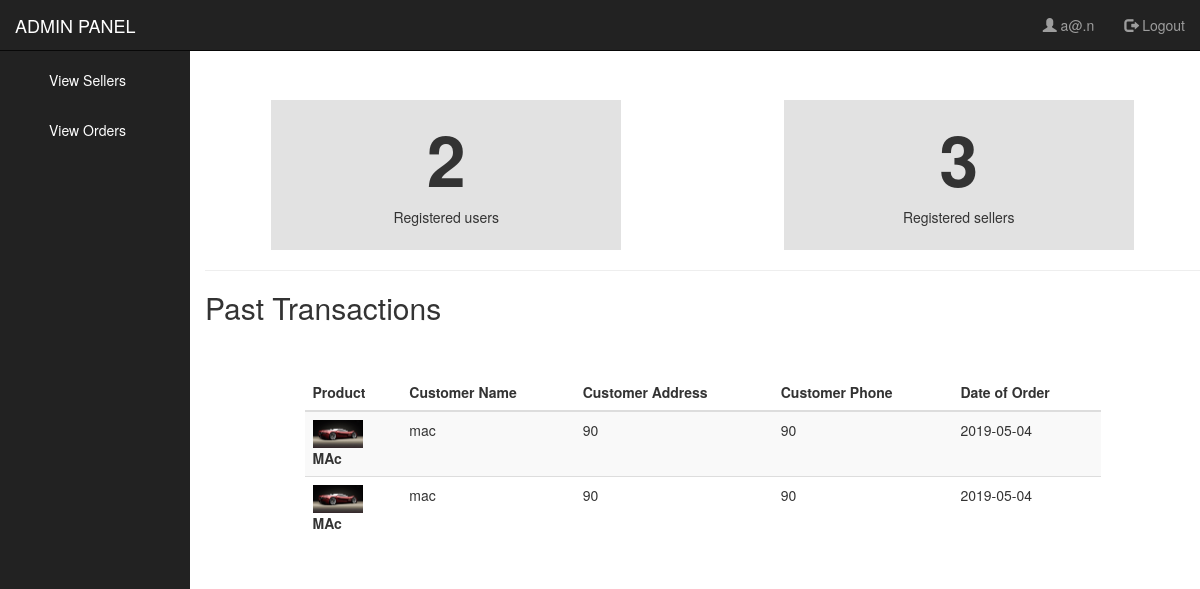
The page /admin_portal.php (signed in) on the database its author committed.
### tables this page shows
CREATE TABLE `transaction` (
  `tid` int(11) NOT NULL,
  `mid` int(11) NOT NULL,
  `pid` int(11) NOT NULL,
  `orderid` varchar(50) NOT NULL,
  `transaction_id` varchar(50) NOT NULL,
  `name` varchar(30) NOT NULL,
  `quantity` int(11) NOT NULL,
  `address` varchar(1000) NOT NULL,
  `zipcode` int(6) NOT NULL,
  `phone` int(11) NOT NULL,
  `date` date NOT NULL,
  `status` varchar(2) NOT NULL
);

CREATE TABLE `products` (
  `pid` int(11) NOT NULL,
  `name` varchar(100) NOT NULL,
  `photo` varchar(100) NOT NULL,
  `price` int(11) NOT NULL,
  `seller` int(11) NOT NULL,
  `quantity` int(11) NOT NULL,
  `discount` int(11) NOT NULL,
  `category` text NOT NULL,
  `info` text NOT NULL
);

### admin_portal.php (the view, shortened to what this page needs)
<!DOCTYPE html>
<html lang="en">
<head>
<link href="css/bootstrap.css" rel="stylesheet" type="text/css" media="all" />
<link href="css/fasthover.css" rel="stylesheet" type="text/css" media="all" />
<link href="css/popuo-box.css" rel="stylesheet" type="text/css" media="all" />
</head>
<body>
<div class="login-form">
    <?php
        if(isset($_SESSION["mid"]) && $_SESSION["type"] == "A"){
            $id = $_SESSION["mid"];
            $query = mysql_query("select * from admin where mid=$id");
            $temp_users = mysql_query("select count(1) from customer");
            $u = mysql_fetch_array($temp_users);
            $users = $u[0];
            $temp_seller = mysql_query("select count(1) from seller");
            $s = mysql_fetch_array($temp_seller);
            $sellers = $s[0];
            $info = mysql_fetch_array($query);
            ?>
                <nav class="navbar navbar-inverse navbar-fixed-top">
                    <div class="container-fluid">
                        <div class="navbar-header">
                        <a class="navbar-brand" href="#">ADMIN PANEL</a>
                        </div>
                        <div class="collapse navbar-collapse" id="myNavbar">
                        <ul class="nav navbar-nav navbar-right">
                            <li><a href="#"><span class="glyphicon glyphicon-user"></span> <?php echo $info["email"]; ?></a></li>
                            <li><a href="logout.php"><span class="glyphicon glyphicon-log-out"></span> Logout</a></li>
                        </ul>
                        </div>
                    </div>
                </nav>
                <div class="row">
                    <div class="col-md-2 sidebar_main">
                    <ul class="list-unstyled">
                        <li class="sidelist">
                            <a href="#">View Sellers</a>
                        </li>
                        <li class="sidelist">
                            <a href="#">View Orders</a>
                        </li>
                    </ul>
                    </div>
                    <div class="col-md-10 content_main">
                        <div class="row">
                            <div class="col-md-6 card_main">
                                <div class="card">
                                    <h1><?php echo $users; ?></h1>
                                    <p>Registered users</p>
                                </div>
                            </div>
                            <div class="col-md-6 card_main">
                                <div class="card">
                                <h1><?php echo $sellers; ?></h1>
                                    <p>Registered sellers</p>
                                </div>
                            </div>
                        </div>
                        <hr />
                        <h2>Past Transactions</h2>
                        <div class="row">
                            <div class="col-md-12 table_main">
                                <table class="table table-striped">
                                    <thead>
                                    <tr>
                                        <th>Product</th>
                                        <th>Customer Name</th>
                                        <th>Customer Address</th>
                                        <th>Customer Phone</th>
                                        <th>Date of Order</th>
                                    </tr>
                                    </thead>
                                    <tbody>
                                    <?php
                                        $trans = mysql_query("select * from transaction");
                                        while($d = mysql_fetch_array($trans)){
                                    ?>
                                            <tr>
                                                <td><?php
                                                    $pid = $d["pid"];
                                                    $product = mysql_query("select *  from products where pid=$pid");
                                                    $p_data = mysql_fetch_array($product);
                                                ?>
                                                   <img src="products/<?php echo $p_data['photo'];?>" alt=" " class="img-responsive" height="50px" width="50px" />
                                                    <strong><?php echo $p_data["name"]; ?></strong>
                                                </td>
                                                <td><?php echo $d["name"]; ?></td>
                                                <td><?php echo $d["address"]; ?></td>
                                                <td><?php echo $d["phone"]; ?></td>
                                                <td><?php echo $d["date"]; ?></td>
                                            </tr>
                                    <?php
                                        }
                                    ?>
                                    </tbody>
                                </table>
                            </div>
                        </div>
                    </div>
                </div>
            <?php
        }else{
            ?>
                <h3>You are not authorized to access this page. Go back to <a href="admin_panel.php">Admin Panel</a></h3>
            <?php
        }
    ?>
</div>
</body>
</html>

### admin_portal.php (style rules this page uses)
body { overflow-x: hidden }
.navbar { margin: 0 }
.sidebar_main { height: 100vh; display: flex; background-color: #222222; justify-content: center; padding: 0 }
.sidebar_main ul { width: 100%; text-align: center; }
.sidelist { padding: 10px; margin: 10px 0; }
.sidelist a { text-decoration: none; color: white }
.row { margin-top: 50px; }
.card_main { text-align: center }
.card { height: 150px; width: 350px; display: inline-block; background-color: #e2e2e2 }
h1 { font-size: 70px; font-weight: bold; }
table { width: 80% !important }
.table_main { display: flex; justify-content: center }

### rows shown on the page
transaction: pid.photo (picture), pid.name "MAc", name "mac", address "90", phone "90", date "2019-05-04"
transaction: pid.photo (picture), pid.name "MAc", name "mac", address "90", phone "90", date "2019-05-04"

### other values the page prints
$info["email"] "a@.n"
$users "2"
$sellers "3"
